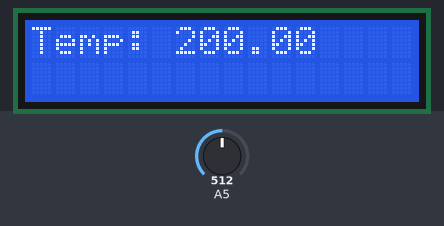
This sketch was run on a simulated Arduino Uno, built with avr-gcc and run on an emulated ATmega328P. Parts: 16×2 character LCD. Inputs (shaded band) come from the test bench; at power-on: A5 = 512.

Above: at 1.2 s.
1.3 s: A5 set to 716
At 1.6 s:
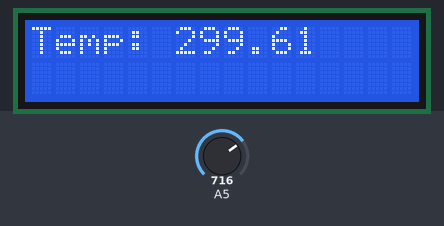
2.8 s: A5 set to 900
At 3.9 s:
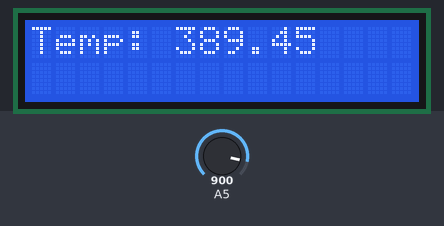
4.3 s: A5 set to 1023
At 5.0 s:
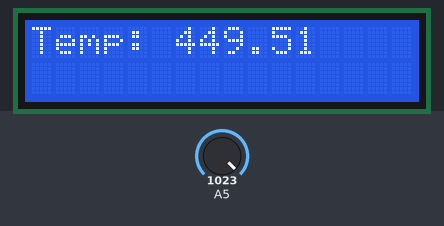
Timing chart, 0 to 7.3 s (numbered marks = the images above; inputs shaded):
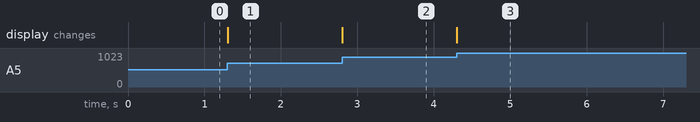

Measured:
- after the input at 1.3 s, the display: changes at once (image 1)
- after the input at 2.8 s, the display: changes at once (image 2)
- after the input at 4.3 s, the display: changes at once (image 3)

The sketch:

Temperature_Reading_with_LCD.ino
```cpp
#include <LiquidCrystal.h>

LiquidCrystal lcd(10, 9, 8, 7, 6, 5);

void setup()
{
  lcd.begin(16, 2);
  pinMode(A5, INPUT);
  lcd.setCursor(0, 0);
  lcd.print("Temp: ");
}

void loop()
{
  float reading = analogRead(A5) * 0.004882814;
  reading = (reading - 0.5) * 100;

  lcd.setCursor(6, 0);
  lcd.print(reading);
}
```
